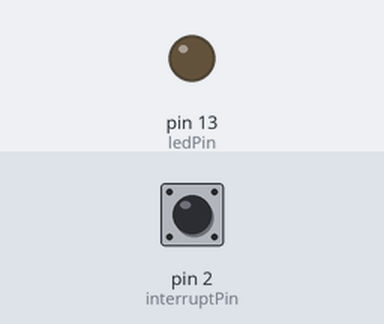
Bench run of a sketch on a simulated Arduino Uno, built with avr-gcc and run on an emulated ATmega328P. On the bench: output pins drawn as LEDs (lit = HIGH). Inputs (shaded band) come from the test bench; at power-on: pin 2 (interruptPin) HIGH.

Above: at 1.2 s.
1.3 s: pin 2 (interruptPin) pulled LOW for 0.15 s
At 1.37 s:
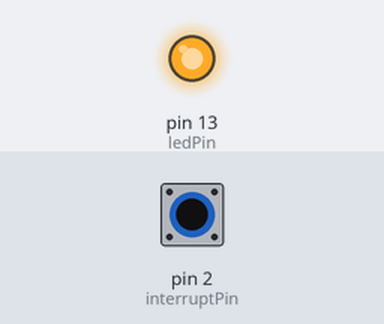
2.9 s: pin 2 (interruptPin) pulled LOW for 3.2 s
At 7.1 s:
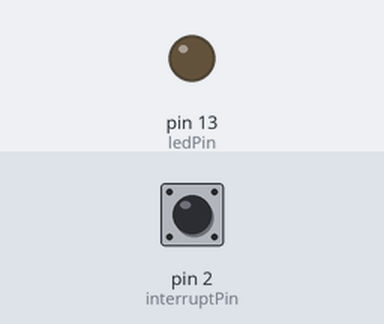
Timing chart, 0 to 8.6 s (numbered marks = the images above; inputs shaded):
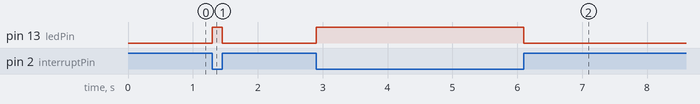

Measured:
- after the input at 1.3 s, pin 13 (ledPin): LOW → HIGH at once, → LOW 0.15 s later
- after the input at 2.9 s, pin 13 (ledPin): LOW → HIGH at once, → LOW 3.2 s later

The sketch:

photointerupter.ino
```cpp
const byte ledPin = 13;       // Defines the led pin as pin 13
const byte interruptPin = 2;   // Defines the photo interupter pin as pin 2
volatile byte state = LOW;

void setup() {
  pinMode(ledPin, OUTPUT);      // sets the variable "ledPin" pin to OUTPUT
  pinMode(interruptPin, INPUT_PULLUP);
  attachInterrupt(digitalPinToInterrupt(interruptPin), blink, CHANGE);
}

void loop() {
  digitalWrite(ledPin, state);  // makes the ledpin give the signal of a variable calledd state
Serial.println(state); // prints state in the serial moniter

}

void blink() {    // THis defines the function known as blink which allows the photointerupter to read signal faster without delay.
  state = !state;
}
```
